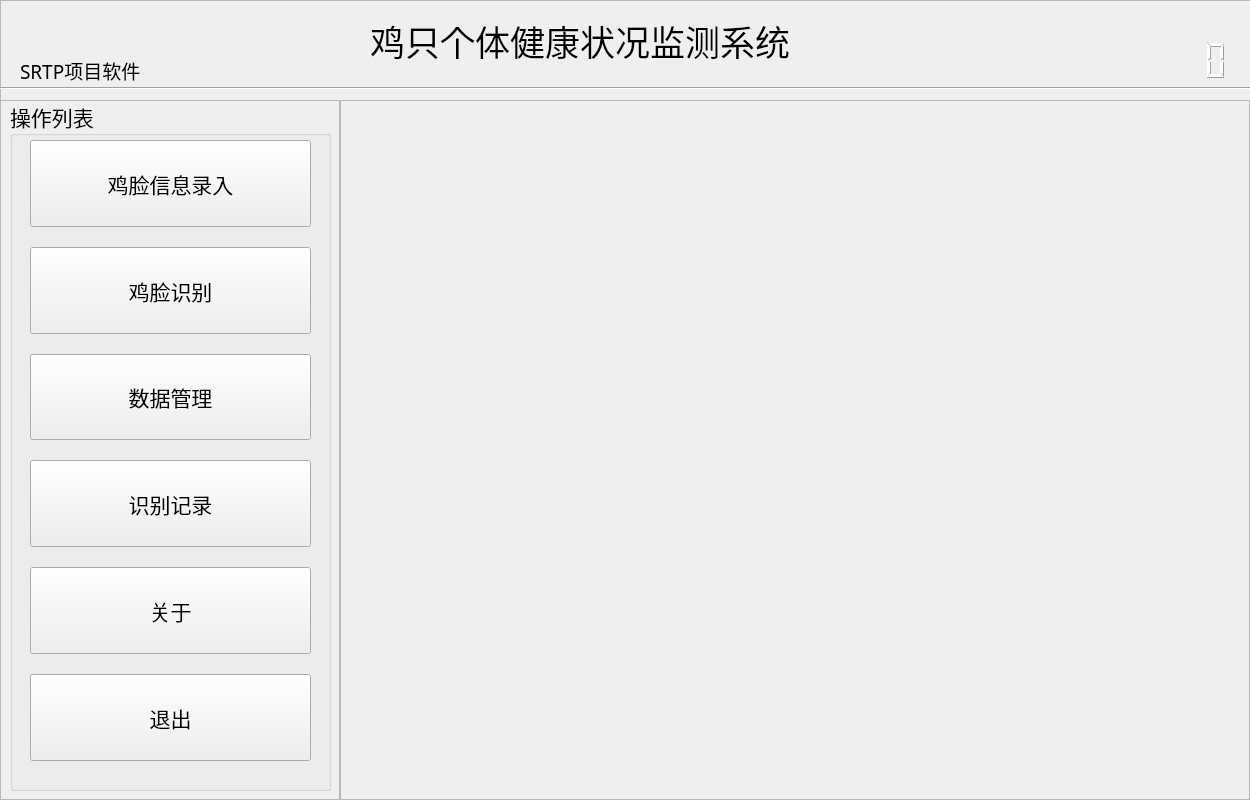
<?xml version="1.0" encoding="UTF-8"?>
<ui version="4.0">
 <class>MainWindow</class>
 <widget class="QMainWindow" name="MainWindow">
  <property name="geometry">
   <rect>
    <x>0</x>
    <y>0</y>
    <width>1250</width>
    <height>800</height>
   </rect>
  </property>
  <property name="minimumSize">
   <size>
    <width>1250</width>
    <height>800</height>
   </size>
  </property>
  <property name="maximumSize">
   <size>
    <width>1250</width>
    <height>800</height>
   </size>
  </property>
  <property name="windowTitle">
   <string>人脸识别与信息管理系统 V1.0</string>
  </property>
  <property name="windowIcon">
   <iconset>
    <activeon>:/icons/ui_imgs/icons/人脸识别.png</activeon>
   </iconset>
  </property>
  <widget class="QWidget" name="centralwidget">
   <widget class="QFrame" name="frame_2">
    <property name="geometry">
     <rect>
      <x>0</x>
      <y>0</y>
      <width>1251</width>
      <height>101</height>
     </rect>
    </property>
    <property name="frameShape">
     <enum>QFrame::StyledPanel</enum>
    </property>
    <property name="frameShadow">
     <enum>QFrame::Raised</enum>
    </property>
    <widget class="QLabel" name="label">
     <property name="geometry">
      <rect>
       <x>370</x>
       <y>0</y>
       <width>531</width>
       <height>81</height>
      </rect>
     </property>
     <property name="font">
      <font>
       <family>华文行楷</family>
       <pointsize>26</pointsize>
      </font>
     </property>
     <property name="text">
      <string>鸡只个体健康状况监测系统</string>
     </property>
    </widget>
    <widget class="Line" name="line">
     <property name="geometry">
      <rect>
       <x>0</x>
       <y>80</y>
       <width>1251</width>
       <height>16</height>
      </rect>
     </property>
     <property name="orientation">
      <enum>Qt::Horizontal</enum>
     </property>
    </widget>
    <widget class="QLabel" name="label_2">
     <property name="geometry">
      <rect>
       <x>20</x>
       <y>50</y>
       <width>301</width>
       <height>41</height>
      </rect>
     </property>
     <property name="font">
      <font>
       <family>华文行楷</family>
       <pointsize>14</pointsize>
      </font>
     </property>
     <property name="text">
      <string>SRTP项目软件</string>
     </property>
    </widget>
    <widget class="QLCDNumber" name="lcdNumber">
     <property name="geometry">
      <rect>
       <x>1050</x>
       <y>40</y>
       <width>191</width>
       <height>41</height>
      </rect>
     </property>
     <property name="palette">
      <palette>
       <active>
        <colorrole role="WindowText">
         <brush brushstyle="SolidPattern">
          <color alpha="255">
           <red>255</red>
           <green>255</green>
           <blue>255</blue>
          </color>
         </brush>
        </colorrole>
       </active>
       <inactive>
        <colorrole role="WindowText">
         <brush brushstyle="SolidPattern">
          <color alpha="255">
           <red>255</red>
           <green>255</green>
           <blue>255</blue>
          </color>
         </brush>
        </colorrole>
       </inactive>
       <disabled>
        <colorrole role="WindowText">
         <brush brushstyle="SolidPattern">
          <color alpha="255">
           <red>120</red>
           <green>120</green>
           <blue>120</blue>
          </color>
         </brush>
        </colorrole>
       </disabled>
      </palette>
     </property>
     <property name="frameShape">
      <enum>QFrame::NoFrame</enum>
     </property>
     <property name="digitCount">
      <number>8</number>
     </property>
    </widget>
   </widget>
   <widget class="QFrame" name="Mainframe">
    <property name="geometry">
     <rect>
      <x>0</x>
      <y>100</y>
      <width>1251</width>
      <height>701</height>
     </rect>
    </property>
    <property name="frameShape">
     <enum>QFrame::StyledPanel</enum>
    </property>
    <property name="frameShadow">
     <enum>QFrame::Raised</enum>
    </property>
    <widget class="QFrame" name="frame">
     <property name="geometry">
      <rect>
       <x>0</x>
       <y>0</y>
       <width>340</width>
       <height>700</height>
      </rect>
     </property>
     <property name="styleSheet">
      <string notr="true"/>
     </property>
     <property name="frameShape">
      <enum>QFrame::StyledPanel</enum>
     </property>
     <property name="frameShadow">
      <enum>QFrame::Raised</enum>
     </property>
     <widget class="QGroupBox" name="groupBox">
      <property name="geometry">
       <rect>
        <x>10</x>
        <y>0</y>
        <width>321</width>
        <height>691</height>
       </rect>
      </property>
      <property name="font">
       <font>
        <family>华文楷体</family>
        <pointsize>16</pointsize>
       </font>
      </property>
      <property name="title">
       <string>操作列表</string>
      </property>
      <widget class="QWidget" name="layoutWidget">
       <property name="geometry">
        <rect>
         <x>10</x>
         <y>40</y>
         <width>301</width>
         <height>641</height>
        </rect>
       </property>
       <layout class="QVBoxLayout" name="verticalLayout">
        <property name="spacing">
         <number>20</number>
        </property>
        <property name="leftMargin">
         <number>10</number>
        </property>
        <property name="rightMargin">
         <number>10</number>
        </property>
        <property name="bottomMargin">
         <number>20</number>
        </property>
        <item>
         <widget class="QPushButton" name="infoEntryBtn">
          <property name="sizePolicy">
           <sizepolicy hsizetype="Minimum" vsizetype="Expanding">
            <horstretch>0</horstretch>
            <verstretch>0</verstretch>
           </sizepolicy>
          </property>
          <property name="font">
           <font>
            <family>华文楷体</family>
            <pointsize>16</pointsize>
           </font>
          </property>
          <property name="text">
           <string>鸡脸信息录入</string>
          </property>
          <property name="icon">
           <iconset>
            <activeon>:/icons/ui_imgs/icons/基础数据录入_编辑录入操作_jurassic.png</activeon>
           </iconset>
          </property>
          <property name="iconSize">
           <size>
            <width>40</width>
            <height>40</height>
           </size>
          </property>
         </widget>
        </item>
        <item>
         <widget class="QPushButton" name="faceRecBtn">
          <property name="sizePolicy">
           <sizepolicy hsizetype="Minimum" vsizetype="Expanding">
            <horstretch>0</horstretch>
            <verstretch>0</verstretch>
           </sizepolicy>
          </property>
          <property name="font">
           <font>
            <family>华文楷体</family>
            <pointsize>16</pointsize>
           </font>
          </property>
          <property name="text">
           <string>鸡脸识别</string>
          </property>
          <property name="icon">
           <iconset>
            <activeon>:/icons/ui_imgs/icons/人脸识别.png</activeon>
           </iconset>
          </property>
          <property name="iconSize">
           <size>
            <width>40</width>
            <height>40</height>
           </size>
          </property>
         </widget>
        </item>
        <item>
         <widget class="QPushButton" name="dataManageBtn">
          <property name="sizePolicy">
           <sizepolicy hsizetype="Minimum" vsizetype="Expanding">
            <horstretch>0</horstretch>
            <verstretch>0</verstretch>
           </sizepolicy>
          </property>
          <property name="font">
           <font>
            <family>华文楷体</family>
            <pointsize>16</pointsize>
           </font>
          </property>
          <property name="text">
           <string>数据管理</string>
          </property>
          <property name="icon">
           <iconset>
            <activeon>:/icons/ui_imgs/icons/验收数据管理.png</activeon>
           </iconset>
          </property>
          <property name="iconSize">
           <size>
            <width>35</width>
            <height>35</height>
           </size>
          </property>
         </widget>
        </item>
        <item>
         <widget class="QPushButton" name="recRecordBtn">
          <property name="sizePolicy">
           <sizepolicy hsizetype="Minimum" vsizetype="Expanding">
            <horstretch>0</horstretch>
            <verstretch>0</verstretch>
           </sizepolicy>
          </property>
          <property name="font">
           <font>
            <family>华文楷体</family>
            <pointsize>16</pointsize>
           </font>
          </property>
          <property name="text">
           <string>识别记录</string>
          </property>
          <property name="icon">
           <iconset>
            <activeon>:/icons/ui_imgs/icons/信息_记录.png</activeon>
           </iconset>
          </property>
          <property name="iconSize">
           <size>
            <width>30</width>
            <height>30</height>
           </size>
          </property>
         </widget>
        </item>
        <item>
         <widget class="QPushButton" name="aboutBtn">
          <property name="sizePolicy">
           <sizepolicy hsizetype="Minimum" vsizetype="Expanding">
            <horstretch>0</horstretch>
            <verstretch>0</verstretch>
           </sizepolicy>
          </property>
          <property name="font">
           <font>
            <family>华文楷体</family>
            <pointsize>16</pointsize>
           </font>
          </property>
          <property name="text">
           <string>关于</string>
          </property>
          <property name="icon">
           <iconset>
            <activeon>:/icons/ui_imgs/icons/关于我们.png</activeon>
           </iconset>
          </property>
          <property name="iconSize">
           <size>
            <width>40</width>
            <height>40</height>
           </size>
          </property>
         </widget>
        </item>
        <item>
         <widget class="QPushButton" name="exitBtn">
          <property name="sizePolicy">
           <sizepolicy hsizetype="Minimum" vsizetype="Expanding">
            <horstretch>0</horstretch>
            <verstretch>0</verstretch>
           </sizepolicy>
          </property>
          <property name="font">
           <font>
            <family>华文楷体</family>
            <pointsize>16</pointsize>
           </font>
          </property>
          <property name="text">
           <string>退出</string>
          </property>
          <property name="icon">
           <iconset>
            <activeon>:/icons/ui_imgs/icons/退出.png</activeon>
           </iconset>
          </property>
          <property name="iconSize">
           <size>
            <width>40</width>
            <height>40</height>
           </size>
          </property>
         </widget>
        </item>
       </layout>
      </widget>
     </widget>
    </widget>
    <widget class="QFrame" name="show_frame">
     <property name="geometry">
      <rect>
       <x>340</x>
       <y>0</y>
       <width>910</width>
       <height>700</height>
      </rect>
     </property>
     <property name="frameShape">
      <enum>QFrame::StyledPanel</enum>
     </property>
     <property name="frameShadow">
      <enum>QFrame::Raised</enum>
     </property>
    </widget>
   </widget>
  </widget>
 </widget>
 <resources>
  <include location="img_source.qrc"/>
 </resources>
 <connections/>
</ui>
